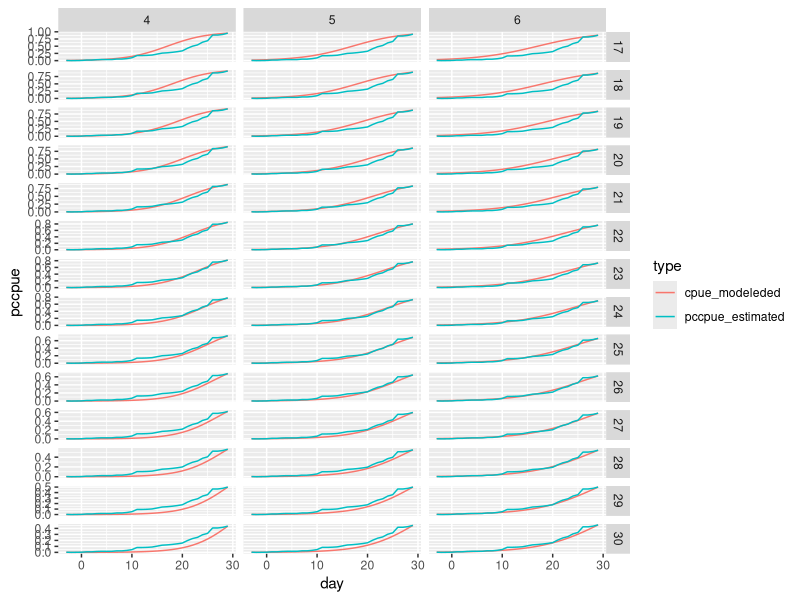
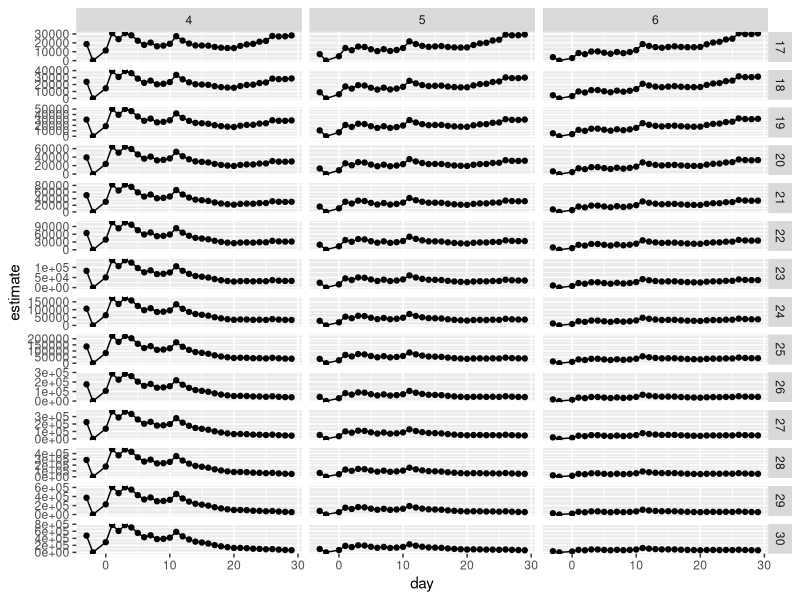
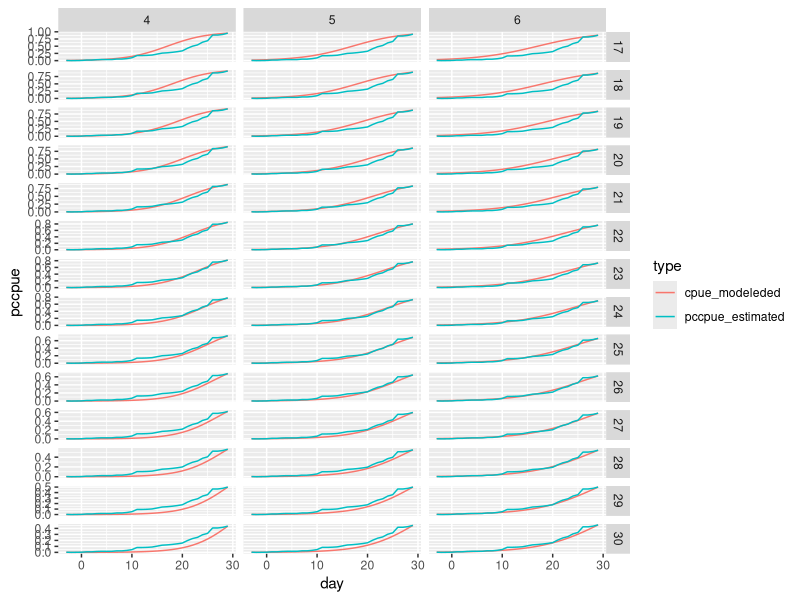
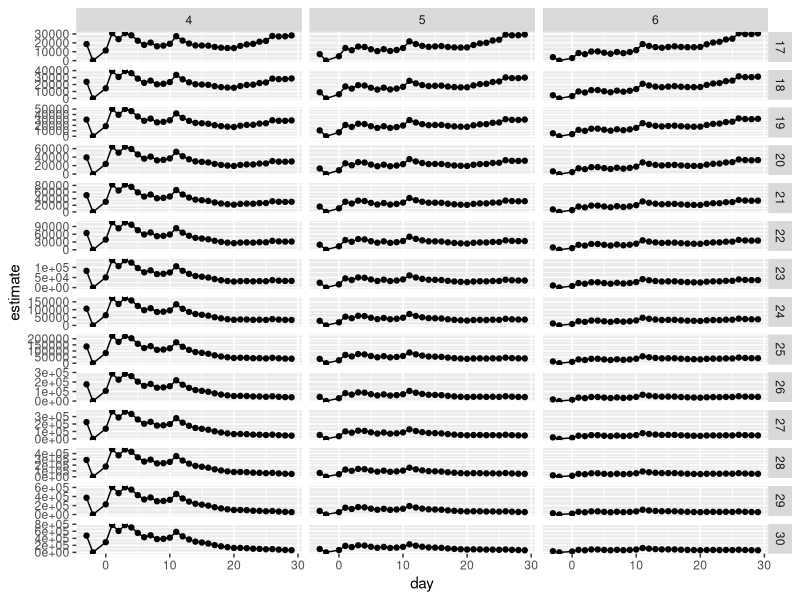

R code for these plots, in order:
library(dplyr)
library(readr)
library(tidyr)
library(ggplot2)

# Modeled v Estimated
do_calc_modeled_v_estimated <- function(mu, s) {
  logi_fun <- function(x, mu, s) { 1 / (1 + exp(-((x - mu)/s))) }

  inseason <- read_csv("data/bedrift.csv") %>%
    mutate(ccpue = cumsum(cpue))

  xrange <- -10:50
  logistic <- data.frame(day = xrange,
                         cpue_modeleded = logi_fun(xrange, mu, s))

  today <- tail(inseason, n = 1)$day
  ccpue <- tail(inseason, n = 1)$ccpue
  final_ccpue <- ccpue / (logistic[logistic$day == today, "cpue_modeleded"])

  estimated <- inseason
  estimated$pccpue_estimated <- estimated$ccpue / final_ccpue

  estimated %>%
    left_join(logistic, by = "day") %>%
    select(day, pccpue_estimated, cpue_modeleded) %>%
    gather(type, pccpue, -day)
}

crossing(mu = 17:30, s = 4:6) %>%
  purrr::pmap(~ do_calc_modeled_v_estimated(.x, .y) %>% mutate(mu = .x, s = .y)) %>%
  bind_rows() %>%
  ggplot(aes(day, pccpue, color = type)) +
  geom_line() +
  facet_grid(mu ~ s, scales = "free")

ggsave("refit/figures/visual_refit.pdf", width = 10, height = 30)

# Final CPUE
do_final_cpue <- function(mu, s) {
  logi_fun <- function(x, mu, s) { 1 / (1 + exp(-((x - mu)/s))) }

  inseason <- read_csv("data/bedrift.csv") %>%
    mutate(ccpue = cumsum(cpue))

  xrange <- -10:50
  logistic <- data.frame(day = xrange,
                         cpue_modeleded = logi_fun(xrange, mu, s))

  final_cpue <- data.frame(day = inseason$day,
                           estimate = inseason$ccpue /
                             (logistic[logistic$day %in% inseason$day,"cpue_modeleded"] / 100))

  final_cpue$date <- as.Date(final_cpue$day,
                             format = "%j",
                             origin = as.Date("2016-05-31"))

  final_cpue
}

crossing(mu = 17:30, s = 4:6) %>%
  purrr::pmap(~ do_final_cpue(.x, .y) %>% mutate(mu = .x, s = .y)) %>%
  bind_rows() %>%
  ggplot(aes(day, estimate)) +
  geom_point() +
  geom_line() +
  facet_grid(mu ~ s, scales = "free")

ggsave("refit/figures/visual_refit_finalcpue.pdf", width = 10, height = 30)

